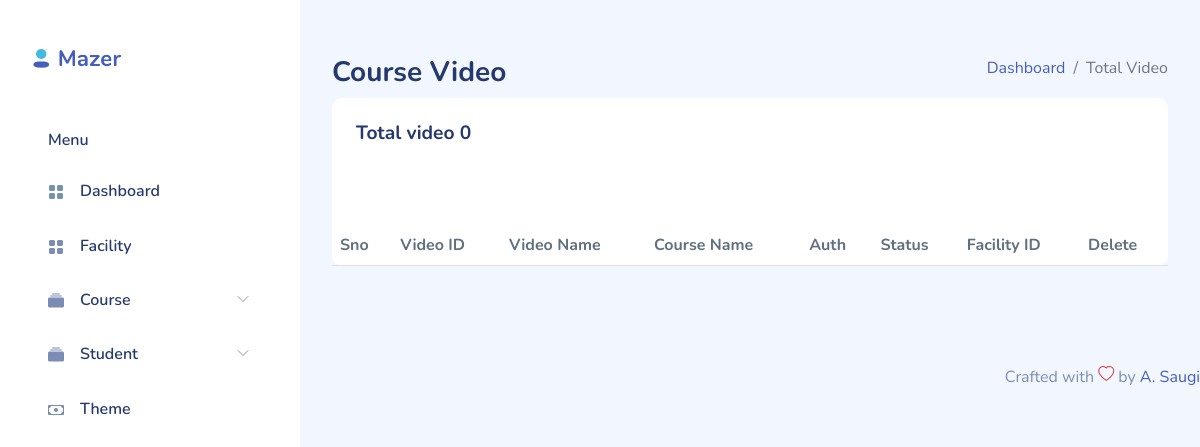
The page /admin/totalvideo.php on the database as committed earlier.
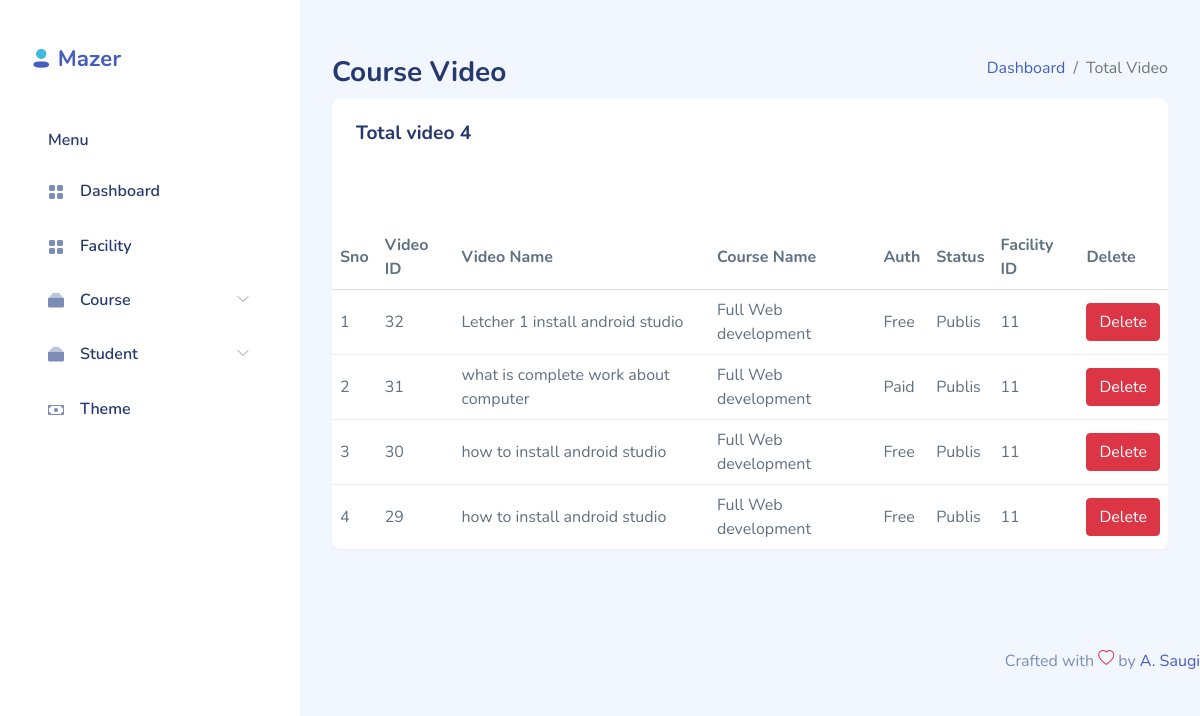
The same page on the database as committed later.
### tables this page shows
CREATE TABLE `video` (
  `id` int(11) NOT NULL,
  `videonum` int(11) NOT NULL,
  `video` mediumtext NOT NULL,
  `coursename` int(11) NOT NULL,
  `videopath` mediumtext NOT NULL,
  `status` tinyint(4) NOT NULL,
  `facilityid` int(11) NOT NULL,
  `facilityemail` varchar(200) NOT NULL,
  `auth` tinyint(4) NOT NULL
);

CREATE TABLE `course` (
  `id` int(11) NOT NULL,
  `coursename` varchar(2000) NOT NULL,
  `discretion` text NOT NULL,
  `publisdate` varchar(100) NOT NULL,
  `price` float NOT NULL,
  `councatg` int(11) NOT NULL,
  `authorid` int(11) NOT NULL,
  `authorname` varchar(300) NOT NULL,
  `totalvideo` int(11) NOT NULL,
  `project` varchar(200) NOT NULL,
  `imgpath` varchar(200) NOT NULL,
  `sellprice` int(11) NOT NULL,
  `shotdescription` mediumtext NOT NULL,
  `coupencode` varchar(50) NOT NULL,
  `image` varchar(60) NOT NULL,
  `file` varchar(200) NOT NULL,
  `status` tinytext NOT NULL
);

### function.inc.php (called while the page is built, shortened)
<?php
function ShowData($tabelname){
  $sql = "SELECT * FROM $tabelname ORDER BY id DESC";
  $result = mysqli_query($GLOBALS['conn'],$sql);
  return $result;
}
function TotalNumbers($tabel){
  $sql = "SELECT * FROM $tabel ORDER BY id DESC";
  $result = mysqli_query($GLOBALS['conn'],$sql);
  $num = mysqli_num_rows($result);
  return $num;
}

### facility/facility.function.php (called while the page is built, shortened)
<?php require_once('../dbconfig.inc.php');
  require_once('../function.inc.php');
function CatName($tabel,$SelectId){
$sql = "SELECT * FROM `$tabel` WHERE `id` =  $SelectId";
$result = mysqli_query($GLOBALS['conn'],$sql);
$num = mysqli_fetch_all($result);
return $num[0][1];
}
?>

### admin/totalvideo.php (the view, shortened to what the changed rows need)
<?php include_once("header.php");
?>
<div id="main">
    <div class="page-heading">
        <section class="section">
            <div class="row" id="table-hover-row">
                <div class="col-12">
                    <div class="card">
                        <div class="card-header">
                            <h4 class="card-title">Total video <?php echo TotalNumbers('video');?></h4>
                        </div>
                        <div class="card-content">
                            <div class="table-responsive">
                                <table class="table table-hover mb-0">
                                    <thead>
                                        <tr>
                                            <th scope="col">Sno</th>
                                            <th scope="col">Video ID</th>
                                            <th scope="col">Video Name</th>
                                            <th scope="col">Course Name</th>
                                            <th scope="col">Auth</th>
                                            <th scope="col">Status</th>
                                            <th scope="col">Facility ID</th>
                                            <th scope="col">Delete </th>
                                        </tr>
                                    </thead>
                                    <tbody>
                                        <?php
                                        $num=1;
                        $result =  ShowData('video');
                        while($data = mysqli_fetch_assoc($result)){?>
                                        <tr>
                                            <td><?php echo $num;?></td>
                                            <td><?php echo $data['id'];?></td>
                                            <td>
                                                <?php echo $data['video'];?>
                                            </td>
                                            <td><?php
                                            echo CatName('course',$data['coursename']);
                                            ?></td>
                                            <td>
                                                <?php if($data['auth']){
                                            echo "Free";}
                                            else{
                                              echo "Paid";
                                            } ?>
                                            </td>
                                            <td>
                                                <?php if($data['status']){
                                            echo "Publis";}
                                            else{
                                              echo "Unpublis";
                                            } ?>
                                            </td>
                                            <td> <?php echo $data['facilityid'];?></td>
                                            <td>
                                                <button type="button" class="btn btn-danger" data-toggle="modal"
                                                    data-target="#deletmodel" onclick="coursedelvideo(this);"
                                                    data-id="<?php echo $data['id'];?>"
                                                    data-cd="<?php echo $data['coursename'] ;?>">
                                                    Delete
                                                </button>
                                            </td>
                                        </tr>
                                        <?php
                                     $num++;
                                    } ?>
                                    </tbody>
                                </table>
                            </div>
                        </div>
                    </div>
                </div>
            </div>
        </section>
    </div>
</div>
<?php include_once("footer.php"); ?>

Rows that differ between the two databases and show on the page:
added video: id "32", video "Letcher 1 install android studio", coursename.coursename "Full Web development", auth "Free", status "Publis", facilityid "11"
added video: id "31", video "what is complete work about computer", coursename.coursename "Full Web development", auth "Paid", status "Publis", facilityid "11"
added video: id "30", video "how to install android studio", coursename.coursename "Full Web development", auth "Free", status "Publis", facilityid "11"
added video: id "29", video "how to install android studio", coursename.coursename "Full Web development", auth "Free", status "Publis", facilityid "11"
Other text that changed with them:
TotalNumbers('video'): "0" → "4"
